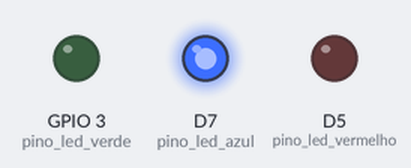
A sketch run on a simulated ESP8266 (NodeMCU). On the bench: output pins drawn as LEDs (lit = HIGH).

Above: at 0.5 s.
At 2.5 s:
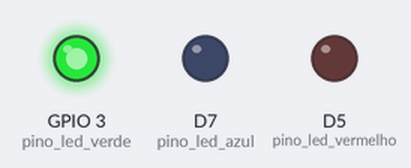
At 4.5 s:
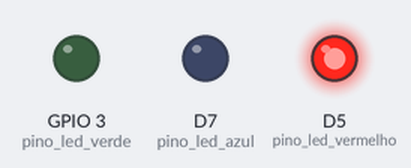
At 5.5 s:
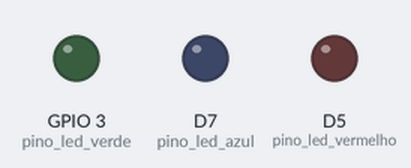
Timing chart, 0 to 7.8 s (numbered marks = the images above):
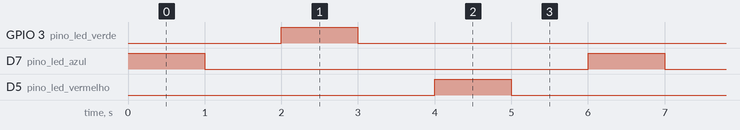

Measured:
- by itself, GPIO 3 (pino_led_verde), D7 (pino_led_azul), D5 (pino_led_vermelho): alternates HIGH for 1.0 s and LOW for 5.0 s
- by itself, everything shown: repeats every 6.0 s, in 6 steps

The sketch:

blink-led.ino
```cpp
const int pino_led_azul = D7;
const int pino_led_verde = D9;
const int pino_led_vermelho = D5;

void setup() {
  // configura o pino com o LED como saída
  pinMode(pino_led_azul, OUTPUT);
  pinMode(pino_led_verde, OUTPUT);
  pinMode(pino_led_vermelho, OUTPUT);
}

void loop() {
  digitalWrite(pino_led_azul, HIGH); // acende o LED
  delay(1000); // aguarda 1 segundo
  digitalWrite(pino_led_azul, LOW); // apaga o LED
  delay(1000); // aguarda 1 segundo

  digitalWrite(pino_led_verde, HIGH); // acende o LED
  delay(1000); // aguarda 1 segundo
  digitalWrite(pino_led_verde, LOW); // apaga o LED
  delay(1000); // aguarda 1 segundo

  digitalWrite(pino_led_vermelho, HIGH); // acende o LED
  delay(1000); // aguarda 1 segundo
  digitalWrite(pino_led_vermelho, LOW); // apaga o LED
  delay(1000); // aguarda 1 segundo
}
```
